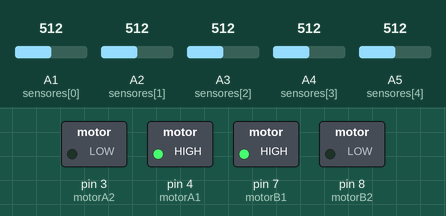
This sketch was run on a simulated Arduino Uno, built with avr-gcc and run on an emulated ATmega328P. Parts: switched loads named in the sketch (green lamp = pin HIGH). The inputs (shaded band) are chosen by the test bench; at power-on: A3 (sensores[2]) = 512, A1 (sensores[0]) = 512, A2 (sensores[1]) = 512, A4 (sensores[3]) = 512, A5 (sensores[4]) = 512. What the sketch prints to the serial monitor is not drawn.

Above: at 1.2 s.
1.3 s: A3 (sensores[2]) set to 407
2.8 s: A3 (sensores[2]) set to 386
At 3.3 s:
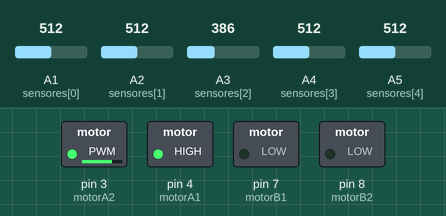
Timing chart, 0 to 5.8 s (numbered marks = the images above; inputs shaded):
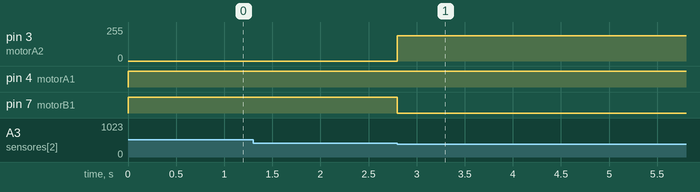

The sketch:

Franchesco_SL.ino
```cpp
#include <Wire.h>

// MOTORES
int motorB1 = 7;
int motorB2 = 8;
int motorA1 = 4;
int motorA2 = 3;

int Low = 0;
int Linea = 400;
int Delay= 50;
int State= 0;
bool lineDetected = false;

// VALOR SENSORES
int v1=0;
int v2=0;
int v3=0;
int v4=0;
int v5=0;
int CLP=0;

// SENSORES
int sensores[6] = {A1, A2, A3, A4, A5};


////////////////////////////////////////////////////////////////
void ReadSensors();

void setup() {
  // Iniciamos el puerto de comunicación
  Serial.begin(9600);
  Serial.println("FRANCHESCO SIGUELINI Bot iniciando...");
  ReadSensors();

}

void loop() {

  ReadSensors();
  //PrintValue();

  ///////////////// SEGUIR LINEA /////////////////
  // Central
  if (v3 > Linea) {
    analogWrite(motorA1, 255);
    analogWrite(motorA2, 0);
    analogWrite(motorB1, 255);
    analogWrite(motorB2, 0);
  }
  // Laterales

  else if (v1 > Linea){
    analogWrite(motorA1, 255);
    analogWrite(motorA2, 190);
    analogWrite(motorB1, 0);
    analogWrite(motorB2, 0);
    delay(200);
  }

  else if (v2 > Linea) {
    analogWrite(motorA1, 255);
    analogWrite(motorA2, 190);
    analogWrite(motorB1, 100);
    analogWrite(motorB2, 0);
    delay(100);
  }
  else if (v4 > Linea){
    analogWrite(motorA1, 100);
    analogWrite(motorA2, 0);
    analogWrite(motorB1, 255);
    analogWrite(motorB2, 190);
    delay(100);
  }
  // Puntas
    else if (v1 > Linea){
    analogWrite(motorA1, 255);
    analogWrite(motorA2, 0);
    analogWrite(motorB1, 255);
    analogWrite(motorB2, 190);
    delay(200);
  }


  else {
    analogWrite(motorA1, 255);
    analogWrite(motorA2, 180);
    analogWrite(motorB1, 255);
    analogWrite(motorB2, 180);
    delay(50);

  }

}


////////////////////////////////////////////////////////////////

// LEER SENSORES
void ReadSensors(){
  v1 = analogRead(sensores[0]);
  v2 = analogRead(sensores[1]);
  v3 = analogRead(sensores[2]);
  v4 = analogRead(sensores[3]);
  v5 = analogRead(sensores[4]);
  //CLP = analogRead(sensores[5]);
}

// MOSTRAR VALORES SENSORES
void PrintValue(){
  for (int i = 0; i <= 5; i++) {
    Serial.print(analogRead(sensores[i]));
    Serial.print(" - ");
  }
  Serial.print("\n");
  delay(500);
}


// MOVIMIENTOS
void Adelante(int SpeedA, int SpeedB){
  analogWrite(motorA1, SpeedA);
  analogWrite(motorA2, Low);
  analogWrite(motorB1, SpeedB);
  analogWrite(motorB2, Low);
}

void Atras(int SpeedA, int SpeedB){
  analogWrite(motorA1, Low);
  analogWrite(motorA2, SpeedB);
  analogWrite(motorB1, SpeedA);
  analogWrite(motorB2, Low);
}
void Atras2(int SpeedA, int SpeedB){
  analogWrite(motorA1, SpeedA);
  analogWrite(motorA2, Low);
  analogWrite(motorB1, Low);
  analogWrite(motorB2, SpeedB);
}

void Parar(){
  analogWrite(motorA1, Low);
  analogWrite(motorA2, Low);
  analogWrite(motorB1, Low);
  analogWrite(motorB2, Low);
}
```

Measured:
- the behaviour switches between 401 and 400 on A3 (sensores[2]) (found by bisection; images 0 and 1)
- after the input at 1.3 s, every drawn part: stays the same
- after the input at 2.8 s, pin 3 (motorA2): 0/255 → 190/255 at once; pin 7 (motorB1): HIGH → LOW at once
